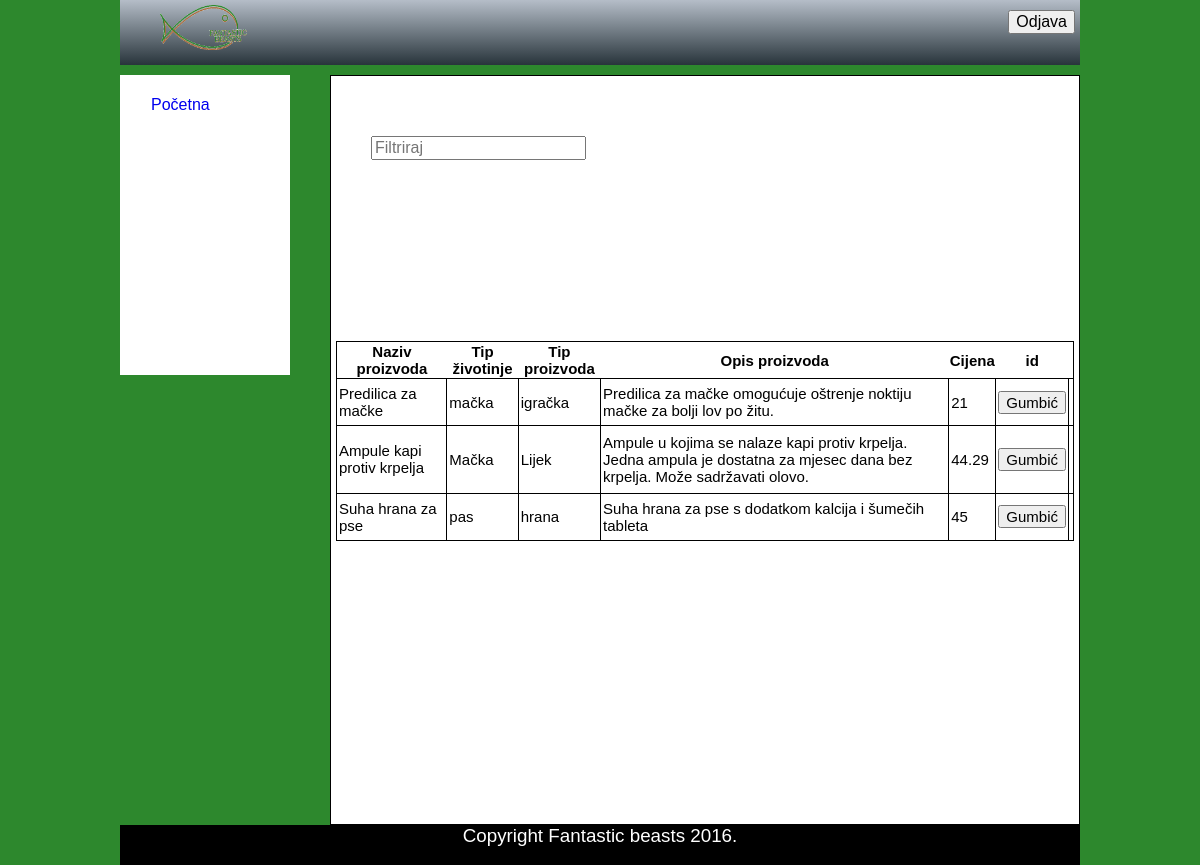
Screenshot of /popis_proizvoda.php with the database file from the repository.
### tables this page shows
CREATE TABLE `proizvodi2` (
  `id` int(11) NOT NULL AUTO_INCREMENT,
  `naziv_proizvoda` text NOT NULL,
  `tip_životinje` varchar(255) NOT NULL,
  `tip_proizvoda` varchar(255) NOT NULL,
  `opis_proizvoda` text NOT NULL,
  `cijena` double NOT NULL,
  PRIMARY KEY (id)
);

### popis_proizvoda.php (the view, shortened to what this page needs)
<!DOCTYPE html>
<html>
	<head>
		<link rel="stylesheet" href="style2.css" />
		<link rel="stylesheet" href="grid.css" />
		<link rel="stylesheet" href="normalize.css" />
	</head>
	<body class="body">
		<div class="row">
				<header class="header_user">
					<div class="logo_user column column-4">
						<a href="user.php"><img src="logo.png" alt="logo životinje"/></a>
					</div>
					<div id="odjava" >
						<input type="Button" name="odjava" value="Odjava"/>
					</div>
				</header>
				<div class="main_proizvodi">
					<nav class="nav">
						<ul>
							<li><a href="user.php">Početna</a></li>
						</ul>
					</nav>
					<div class="text_proizvodi">
						<div class="filter">
							<input type="search" class="light-table-filter" data-table="table" placeholder="Filtriraj" />
							<br><br>
						</div>
						<table class="table">
							<thead>
								<th>Naziv proizvoda</th>
								<th>Tip životinje</th>
								<th>Tip proizvoda</th>
								<th>Opis proizvoda</th>
								<th>Cijena</th>
								<th>id</th>
							</thead>
							<?php
								$con = mysqli_connect("localhost","root","root","fantastic_db") or die ("Niste  povezani s bazom");
								mysqli_set_charset($con,"utf8");
								$query = mysqli_query($con,"SELECT * FROM proizvodi2");
							 	while($rez = mysqli_fetch_array($query)){
							 		echo '<tr>';
									echo '<td>'.$rez['naziv_proizvoda'].'</td>';
									echo '<td>'.$rez['tip_životinje'].'</td>';
									echo '<td>'.$rez['tip_proizvoda'].'</td>';
									echo '<td>'.$rez['opis_proizvoda'].'</td>';
									echo '<td>'.$rez['cijena'].'</td>';
									echo '<td>'.'<input type="button" class="btnKupi" value="Gumbić" onclick="setCookie(\'kos\','.$rez['id'] .',1);;">'.'<td>';
									echo '</tr>';
							 	}
								echo '</table>';
						?>
					</div>
				</div>
				<footer class="footer">
					<p> Copyright Fantastic beasts 2016.</p>
				</footer>
		</div>
	</body>
</html>

### style2.css (style rules this page uses)
.body { background-color:#2D882D; min-height:759px; }
.header_user { height:65px; background: linear-gradient(to bottom, #b5bdc8 0%,#828c95 36%,#28343b 100%); width:100%; }
.logo_user img { width:89px; height:45px; margin-top:5px; padding-left:30px; }
#odjava { float:right; margin-top:10px; margin-right:5px; }
.nav { width:170px; min-height: 300px; float:left; display: block; margin-left:0; background-color: #ffffff; }
.nav ul { margin-left:-9px; }
.nav li { list-style: none; padding-top: 5px; }
.nav li a { text-decoration: none; }
.main_proizvodi { margin-top: 10px; position: relative; width:100%; height:auto; background-color: white; }
.text_proizvodi { width:750px; min-height:750px; float:right; box-sizing: border-box; border:1px solid black; background-color: #ffffff; }
.table { font-size: 15px; margin:5px; height:200px; }
.table tr,td { border:1px solid black; min-height:60px; padding: 2px; }
.filter { min-height: 200px; margin-left: 40px; margin-top: 60px; }
.footer { clear:both; margin-top:10px; width:100%; background-color: black; color:white; text-align: center; font-size:1.175em; min-height:40px; }
.footer p { margin-top:4px; }

### grid.css (style rules this page uses)
.row:before, .row:after, .column:before, .column:after, .cf:before, .cf:after { content: " "; display: table; }
.row:after, .column:after, .cf:after { clear: both; }
.row, .column, .cf { *zoom: 1; }
.column-4 { width: 31.25%; }
.column { margin: 0 10px; float: left; box-sizing:border-box; }
.row { max-width: 960px; margin: 0 auto; }

### rows the page displays
proizvodi2: naziv_proizvoda "Predilica za mačke", tip_životinje "mačka", tip_proizvoda "igračka", opis_proizvoda "Predilica za mačke omogućuje oštrenje noktiju mačke za bolji lov po žitu.", cijena "21"
proizvodi2: naziv_proizvoda "Ampule kapi protiv krpelja", tip_životinje "Mačka", tip_proizvoda "Lijek", opis_proizvoda "Ampule u kojima se nalaze kapi protiv krpelja. Jedna ampula je dostatna za mjesec dana bez krpelja. Može sadržavati olovo.", cijena "44.29"
proizvodi2: naziv_proizvoda "Suha hrana za pse", tip_životinje "pas", tip_proizvoda "hrana", opis_proizvoda "Suha hrana za pse s dodatkom kalcija i šumečih tableta", cijena "45"
